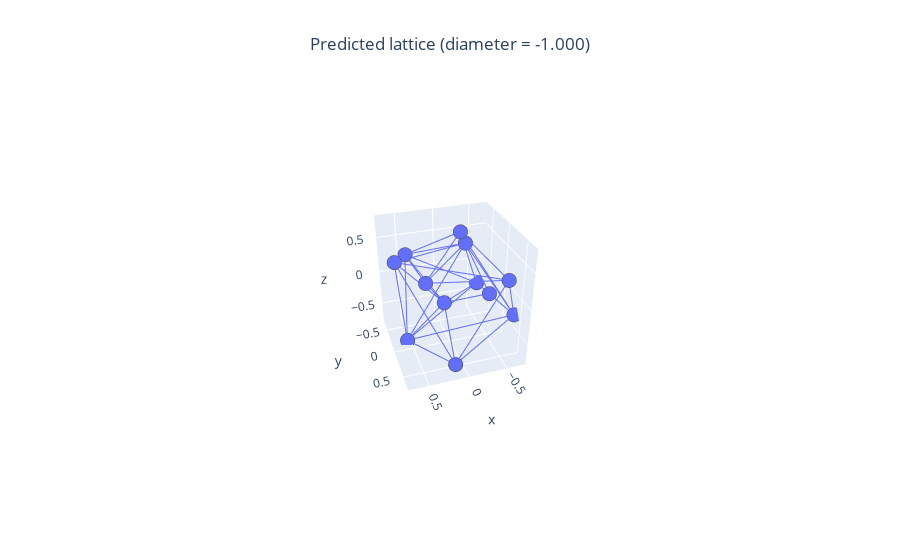

Notebook code for this chart:
### Code cell
path = 'generated_mat/step50_equi_wsigma/'
name = 'LatticeStiffness_lattice_7.npz'
plot_lattice_from_path(path, name)

### Figure 1 — Plotly figure (JSON) as saved in the notebook; plotly's stock layout.template omitted (floating-point values rounded to 4 significant figures)
{"data": [{"hovertemplate": "0=%{x}<br>1=%{y}<br>2=%{z}<extra></extra>", "legendgroup": "", "marker": {"color": "#636efa", "line": {"width": 5}, "size": 5, "symbol": "circle"}, "mode": "markers", "name": "", "scene": "scene", "showlegend": false, "type": "scatter3d", "x": [0.1506, -0.7071, -0.6252, -0.4551, 0.4225, -0.5199, 0.2231, -0.3335, -0.1389, 0.5524, 0.1762, 0.7089], "y": [0.6692, 0.3957, -0.6944, 0.6944, -0.6027, 0.02878, -0.3587, -0.3973, -0.04276, -0.1305, 0.315, 0.1727], "z": [-0.6208, -0.2656, -0.3997, 0.445, 0.2668, -0.136, -0.06472, 0.415, 0.7531, -0.753, 0.04346, 0.5938]}, {"hovertemplate": "x=%{x}<br>y=%{y}<br>z=%{z}<extra></extra>", "legendgroup": "", "line": {"color": "#636efa", "dash": "solid"}, "marker": {"line": {"width": 5}, "size": 5, "symbol": "circle"}, "mode": "lines", "name": "", "scene": "scene", "showlegend": false, "type": "scatter3d", "x": [0.1506, -0.7071], "y": [0.6692, 0.3957], "z": [-0.6208, -0.2656]}, {"hovertemplate": "x=%{x}<br>y=%{y}<br>z=%{z}<extra></extra>", "legendgroup": "", "line": {"color": "#636efa", "dash": "solid"}, "marker": {"line": {"width": 5}, "size": 5, "symbol": "circle"}, "mode": "lines", "name": "", "scene": "scene", "showlegend": false, "type": "scatter3d", "x": [-0.7071, -0.6252], "y": [0.3957, -0.6944], "z": [-0.2656, -0.3997]}, {"hovertemplate": "x=%{x}<br>y=%{y}<br>z=%{z}<extra></extra>", "legendgroup": "", "line": {"color": "#636efa", "dash": "solid"}, "marker": {"line": {"width": 5}, "size": 5, "symbol": "circle"}, "mode": "lines", "name": "", "scene": "scene", "showlegend": false, "type": "scatter3d", "x": [0.1506, -0.4551], "y": [0.6692, 0.6944], "z": [-0.6208, 0.445]}, {"hovertemplate": "x=%{x}<br>y=%{y}<br>z=%{z}<extra></extra>", "legendgroup": "", "line": {"color": "#636efa", "dash": "solid"}, "marker": {"line": {"width": 5}, "size": 5, "symbol": "circle"}, "mode": "lines", "name": "", "scene": "scene", "showlegend": false, "type": "scatter3d", "x": [-0.7071, -0.4551], "y": [0.3957, 0.6944], "z": [-0.2656, 0.445]}, {"hovertemplate": "x=%{x}<br>y=%{y}<br>z=%{z}<extra></extra>", "legendgroup": "", "line": {"color": "#636efa", "dash": "solid"}, "marker": {"line": {"width": 5}, "size": 5, "symbol": "circle"}, "mode": "lines", "name": "", "scene": "scene", "showlegend": false, "type": "scatter3d", "x": [-0.6252, 0.4225], "y": [-0.6944, -0.6027], "z": [-0.3997, 0.2668]}, {"hovertemplate": "x=%{x}<br>y=%{y}<br>z=%{z}<extra></extra>", "legendgroup": "", "line": {"color": "#636efa", "dash": "solid"}, "marker": {"line": {"width": 5}, "size": 5, "symbol": "circle"}, "mode": "lines", "name": "", "scene": "scene", "showlegend": false, "type": "scatter3d", "x": [-0.4551, 0.2231], "y": [0.6944, -0.3587], "z": [0.445, -0.06472]}, {"hovertemplate": "x=%{x}<br>y=%{y}<br>z=%{z}<extra></extra>", "legendgroup": "", "line": {"color": "#636efa", "dash": "solid"}, "marker": {"line": {"width": 5}, "size": 5, "symbol": "circle"}, "mode": "lines", "name": "", "scene": "scene", "showlegend": false, "type": "scatter3d", "x": [0.4225, 0.2231], "y": [-0.6027, -0.3587], "z": [0.2668, -0.06472]}, {"hovertemplate": "x=%{x}<br>y=%{y}<br>z=%{z}<extra></extra>", "legendgroup": "", "line": {"color": "#636efa", "dash": "solid"}, "marker": {"line": {"width": 5}, "size": 5, "symbol": "circle"}, "mode": "lines", "name": "", "scene": "scene", "showlegend": false, "type": "scatter3d", "x": [-0.7071, -0.3335], "y": [0.3957, -0.3973], "z": [-0.2656, 0.415]}, {"hovertemplate": "x=%{x}<br>y=%{y}<br>z=%{z}<extra></extra>", "legendgroup": "", "line": {"color": "#636efa", "dash": "solid"}, "marker": {"line": {"width": 5}, "size": 5, "symbol": "circle"}, "mode": "lines", "name": "", "scene": "scene", "showlegend": false, "type": "scatter3d", "x": [0.4225, -0.3335], "y": [-0.6027, -0.3973], "z": [0.2668, 0.415]}, {"hovertemplate": "x=%{x}<br>y=%{y}<br>z=%{z}<extra></extra>", "legendgroup": "", "line": {"color": "#636efa", "dash": "solid"}, "marker": {"line": {"width": 5}, "size": 5, "symbol": "circle"}, "mode": "lines", "name": "", "scene": "scene", "showlegend": false, "type": "scatter3d", "x": [-0.5199, -0.3335], "y": [0.02878, -0.3973], "z": [-0.136, 0.415]}, {"hovertemplate": "x=%{x}<br>y=%{y}<br>z=%{z}<extra></extra>", "legendgroup": "", "line": {"color": "#636efa", "dash": "solid"}, "marker": {"line": {"width": 5}, "size": 5, "symbol": "circle"}, "mode": "lines", "name": "", "scene": "scene", "showlegend": false, "type": "scatter3d", "x": [0.2231, -0.3335], "y": [-0.3587, -0.3973], "z": [-0.06472, 0.415]}, {"hovertemplate": "x=%{x}<br>y=%{y}<br>z=%{z}<extra></extra>", "legendgroup": "", "line": {"color": "#636efa", "dash": "solid"}, "marker": {"line": {"width": 5}, "size": 5, "symbol": "circle"}, "mode": "lines", "name": "", "scene": "scene", "showlegend": false, "type": "scatter3d", "x": [-0.7071, -0.1389], "y": [0.3957, -0.04276], "z": [-0.2656, 0.7531]}, {"hovertemplate": "x=%{x}<br>y=%{y}<br>z=%{z}<extra></extra>", "legendgroup": "", "line": {"color": "#636efa", "dash": "solid"}, "marker": {"line": {"width": 5}, "size": 5, "symbol": "circle"}, "mode": "lines", "name": "", "scene": "scene", "showlegend": false, "type": "scatter3d", "x": [-0.6252, -0.1389], "y": [-0.6944, -0.04276], "z": [-0.3997, 0.7531]}, {"hovertemplate": "x=%{x}<br>y=%{y}<br>z=%{z}<extra></extra>", "legendgroup": "", "line": {"color": "#636efa", "dash": "solid"}, "marker": {"line": {"width": 5}, "size": 5, "symbol": "circle"}, "mode": "lines", "name": "", "scene": "scene", "showlegend": false, "type": "scatter3d", "x": [-0.4551, -0.1389], "y": [0.6944, -0.04276], "z": [0.445, 0.7531]}, {"hovertemplate": "x=%{x}<br>y=%{y}<br>z=%{z}<extra></extra>", "legendgroup": "", "line": {"color": "#636efa", "dash": "solid"}, "marker": {"line": {"width": 5}, "size": 5, "symbol": "circle"}, "mode": "lines", "name": "", "scene": "scene", "showlegend": false, "type": "scatter3d", "x": [0.4225, -0.1389], "y": [-0.6027, -0.04276], "z": [0.2668, 0.7531]}, {"hovertemplate": "x=%{x}<br>y=%{y}<br>z=%{z}<extra></extra>", "legendgroup": "", "line": {"color": "#636efa", "dash": "solid"}, "marker": {"line": {"width": 5}, "size": 5, "symbol": "circle"}, "mode": "lines", "name": "", "scene": "scene", "showlegend": false, "type": "scatter3d", "x": [0.2231, -0.1389], "y": [-0.3587, -0.04276], "z": [-0.06472, 0.7531]}, {"hovertemplate": "x=%{x}<br>y=%{y}<br>z=%{z}<extra></extra>", "legendgroup": "", "line": {"color": "#636efa", "dash": "solid"}, "marker": {"line": {"width": 5}, "size": 5, "symbol": "circle"}, "mode": "lines", "name": "", "scene": "scene", "showlegend": false, "type": "scatter3d", "x": [0.1506, 0.5524], "y": [0.6692, -0.1305], "z": [-0.6208, -0.753]}, {"hovertemplate": "x=%{x}<br>y=%{y}<br>z=%{z}<extra></extra>", "legendgroup": "", "line": {"color": "#636efa", "dash": "solid"}, "marker": {"line": {"width": 5}, "size": 5, "symbol": "circle"}, "mode": "lines", "name": "", "scene": "scene", "showlegend": false, "type": "scatter3d", "x": [-0.7071, 0.5524], "y": [0.3957, -0.1305], "z": [-0.2656, -0.753]}, {"hovertemplate": "x=%{x}<br>y=%{y}<br>z=%{z}<extra></extra>", "legendgroup": "", "line": {"color": "#636efa", "dash": "solid"}, "marker": {"line": {"width": 5}, "size": 5, "symbol": "circle"}, "mode": "lines", "name": "", "scene": "scene", "showlegend": false, "type": "scatter3d", "x": [-0.6252, 0.5524], "y": [-0.6944, -0.1305], "z": [-0.3997, -0.753]}, {"hovertemplate": "x=%{x}<br>y=%{y}<br>z=%{z}<extra></extra>", "legendgroup": "", "line": {"color": "#636efa", "dash": "solid"}, "marker": {"line": {"width": 5}, "size": 5, "symbol": "circle"}, "mode": "lines", "name": "", "scene": "scene", "showlegend": false, "type": "scatter3d", "x": [0.4225, 0.5524], "y": [-0.6027, -0.1305], "z": [0.2668, -0.753]}, {"hovertemplate": "x=%{x}<br>y=%{y}<br>z=%{z}<extra></extra>", "legendgroup": "", "line": {"color": "#636efa", "dash": "solid"}, "marker": {"line": {"width": 5}, "size": 5, "symbol": "circle"}, "mode": "lines", "name": "", "scene": "scene", "showlegend": false, "type": "scatter3d", "x": [-0.3335, 0.5524], "y": [-0.3973, -0.1305], "z": [0.415, -0.753]}, {"hovertemplate": "x=%{x}<br>y=%{y}<br>z=%{z}<extra></extra>", "legendgroup": "", "line": {"color": "#636efa", "dash": "solid"}, "marker": {"line": {"width": 5}, "size": 5, "symbol": "circle"}, "mode": "lines", "name": "", "scene": "scene", "showlegend": false, "type": "scatter3d", "x": [0.1506, 0.1762], "y": [0.6692, 0.315], "z": [-0.6208, 0.04346]}, {"hovertemplate": "x=%{x}<br>y=%{y}<br>z=%{z}<extra></extra>", "legendgroup": "", "line": {"color": "#636efa", "dash": "solid"}, "marker": {"line": {"width": 5}, "size": 5, "symbol": "circle"}, "mode": "lines", "name": "", "scene": "scene", "showlegend": false, "type": "scatter3d", "x": [-0.6252, 0.1762], "y": [-0.6944, 0.315], "z": [-0.3997, 0.04346]}, {"hovertemplate": "x=%{x}<br>y=%{y}<br>z=%{z}<extra></extra>", "legendgroup": "", "line": {"color": "#636efa", "dash": "solid"}, "marker": {"line": {"width": 5}, "size": 5, "symbol": "circle"}, "mode": "lines", "name": "", "scene": "scene", "showlegend": false, "type": "scatter3d", "x": [0.4225, 0.1762], "y": [-0.6027, 0.315], "z": [0.2668, 0.04346]}, {"hovertemplate": "x=%{x}<br>y=%{y}<br>z=%{z}<extra></extra>", "legendgroup": "", "line": {"color": "#636efa", "dash": "solid"}, "marker": {"line": {"width": 5}, "size": 5, "symbol": "circle"}, "mode": "lines", "name": "", "scene": "scene", "showlegend": false, "type": "scatter3d", "x": [-0.5199, 0.1762], "y": [0.02878, 0.315], "z": [-0.136, 0.04346]}, {"hovertemplate": "x=%{x}<br>y=%{y}<br>z=%{z}<extra></extra>", "legendgroup": "", "line": {"color": "#636efa", "dash": "solid"}, "marker": {"line": {"width": 5}, "size": 5, "symbol": "circle"}, "mode": "lines", "name": "", "scene": "scene", "showlegend": false, "type": "scatter3d", "x": [0.2231, 0.1762], "y": [-0.3587, 0.315], "z": [-0.06472, 0.04346]}, {"hovertemplate": "x=%{x}<br>y=%{y}<br>z=%{z}<extra></extra>", "legendgroup": "", "line": {"color": "#636efa", "dash": "solid"}, "marker": {"line": {"width": 5}, "size": 5, "symbol": "circle"}, "mode": "lines", "name": "", "scene": "scene", "showlegend": false, "type": "scatter3d", "x": [0.5524, 0.1762], "y": [-0.1305, 0.315], "z": [-0.753, 0.04346]}, {"hovertemplate": "x=%{x}<br>y=%{y}<br>z=%{z}<extra></extra>", "legendgroup": "", "line": {"color": "#636efa", "dash": "solid"}, "marker": {"line": {"width": 5}, "size": 5, "symbol": "circle"}, "mode": "lines", "name": "", "scene": "scene", "showlegend": false, "type": "scatter3d", "x": [0.1506, 0.7089], "y": [0.6692, 0.1727], "z": [-0.6208, 0.5938]}, {"hovertemplate": "x=%{x}<br>y=%{y}<br>z=%{z}<extra></extra>", "legendgroup": "", "line": {"color": "#636efa", "dash": "solid"}, "marker": {"line": {"width": 5}, "size": 5, "symbol": "circle"}, "mode": "lines", "name": "", "scene": "scene", "showlegend": false, "type": "scatter3d", "x": [-0.4551, 0.7089], "y": [0.6944, 0.1727], "z": [0.445, 0.5938]}, {"hovertemplate": "x=%{x}<br>y=%{y}<br>z=%{z}<extra></extra>", "legendgroup": "", "line": {"color": "#636efa", "dash": "solid"}, "marker": {"line": {"width": 5}, "size": 5, "symbol": "circle"}, "mode": "lines", "name": "", "scene": "scene", "showlegend": false, "type": "scatter3d", "x": [-0.3335, 0.7089], "y": [-0.3973, 0.1727], "z": [0.415, 0.5938]}, {"hovertemplate": "x=%{x}<br>y=%{y}<br>z=%{z}<extra></extra>", "legendgroup": "", "line": {"color": "#636efa", "dash": "solid"}, "marker": {"line": {"width": 5}, "size": 5, "symbol": "circle"}, "mode": "lines", "name": "", "scene": "scene", "showlegend": false, "type": "scatter3d", "x": [0.5524, 0.7089], "y": [-0.1305, 0.1727], "z": [-0.753, 0.5938]}, {"hovertemplate": "x=%{x}<br>y=%{y}<br>z=%{z}<extra></extra>", "legendgroup": "", "line": {"color": "#636efa", "dash": "solid"}, "marker": {"line": {"width": 5}, "size": 5, "symbol": "circle"}, "mode": "lines", "name": "", "scene": "scene", "showlegend": false, "type": "scatter3d", "x": [0.1762, 0.7089], "y": [0.315, 0.1727], "z": [0.04346, 0.5938]}], "layout": {"autosize": true, "scene": {"aspectmode": "auto", "aspectratio": {"x": 0.986, "y": 0.9671, "z": 1.049}, "camera": {"center": {"x": 0, "y": 0, "z": 0}, "eye": {"x": 0.9855, "y": 3.036, "z": 1.965}, "projection": {"type": "perspective"}, "up": {"x": 0, "y": 0, "z": 1}}}, "title": {"text": "Predicted lattice (diameter = -1.000)", "x": 0.5}}}
